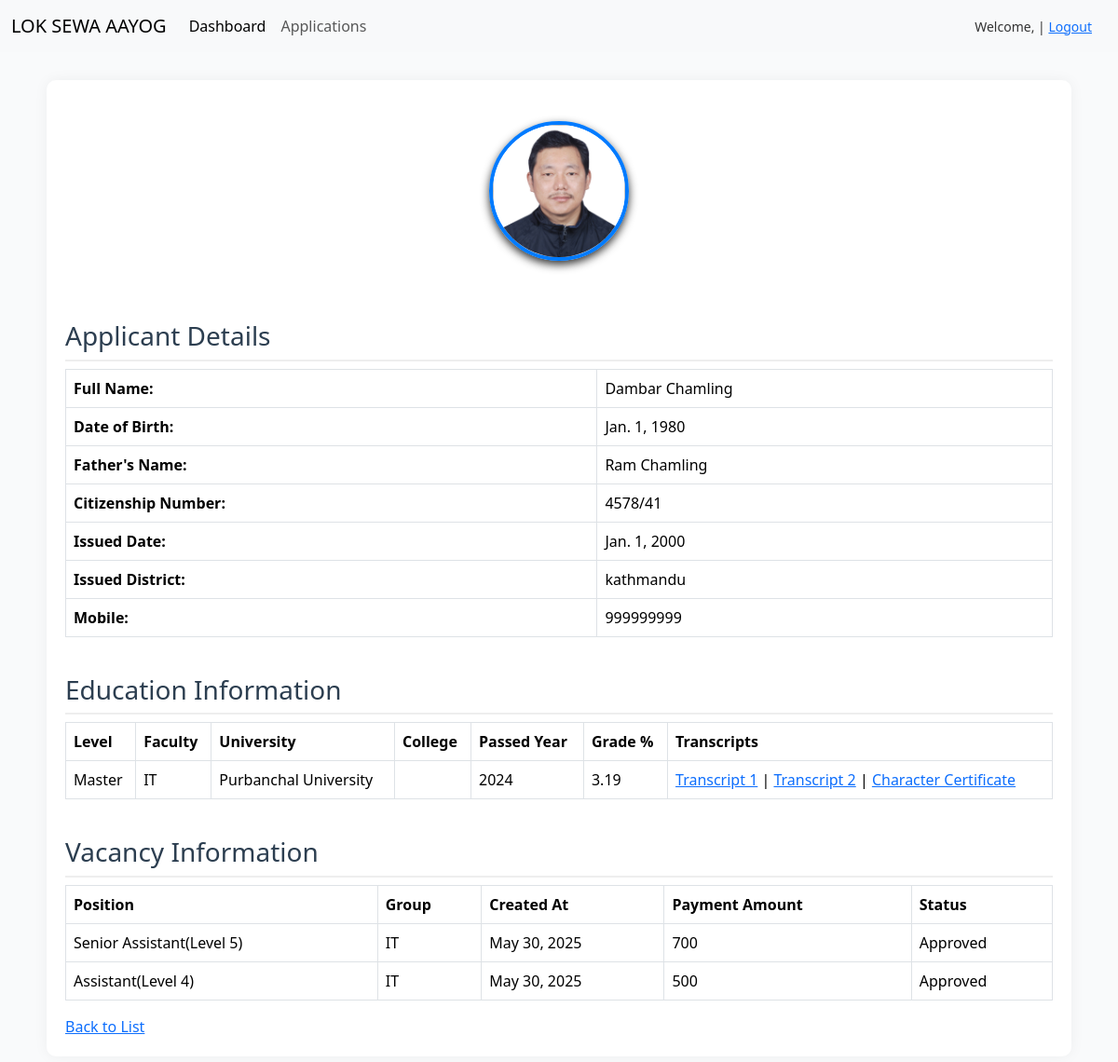
The page /applicants-detail/12/ on the database its author committed.
### vacancyapp/models.py (models this page shows, shortened)
class ApplicantInfo(models.Model):
    user = models.OneToOneField(User, on_delete=models.CASCADE)
    first_name = models.CharField(max_length=100)
    last_name = models.CharField(max_length=50)
    dob = models.DateField(null=True, blank=True)
    father_name = models.CharField(max_length=100)
    citizenship = models.CharField(max_length=50)
    issued_date = models.DateField(blank=True, null=True)
    issued_district = models.CharField(max_length=50, blank=True)
    mobile = models.CharField(max_length=15, unique=True)
    profile_pic = models.ImageField(upload_to='profile_pics/', blank=True, null=True)
    upload_citizenship = models.FileField(
        upload_to=user_directory_path,
        validators=[validate_file_extension],
        help_text="(pdf or jpg)"
    )

class EducationInfo(models.Model):
    LEVEL_CHOICES = [
        ('Plus2', 'Plus2'),
        ('Bachelor', 'Bachelor'),
        ('Master', 'Master')
    ]
    FACULTY_CHOICES = [
        ('IT', 'IT'),
        ('Commerce', 'Commerce')
    ]
    UNIVERSITY_CHOICES = [
        ('Pokhara University', 'Pokhara University'),
        ('Purbanchal University', 'Purbanchal University'),
        ('Tribhuwan University', 'Tribhuwan University')
    ]
    applicant = models.ForeignKey(ApplicantInfo, on_delete=models.CASCADE, related_name='education_infos')
    level = models.CharField(max_length=50, choices=LEVEL_CHOICES, default='Plus2')
    faculty = models.CharField(max_length=50, choices=FACULTY_CHOICES, default='Commerce')
    course_name = models.CharField(max_length=50)
    university_name = models.CharField(max_length=100, choices=UNIVERSITY_CHOICES, default='Tribhuwan University')
    college_name = models.CharField(max_length=100)
    passed_year = models.IntegerField()
    grade_percent = models.FloatField()
    upload_transcript1 = models.FileField(upload_to=education_document_path, validators=[validate_file_extension], help_text="(pdf or jpg)")
    upload_transcript2 = models.FileField(upload_to=education_document_path, validators=[validate_file_extension], help_text="(pdf or jpg)")
    upload_character = models.FileField(upload_to=education_document_path, validators=[validate_file_extension], help_text="(pdf or jpg)")
    upload_license = models.FileField(upload_to=education_document_path, validators=[validate_file_extension], help_text="(pdf or jpg)", blank=True)
    upload_other = models.FileField(upload_to=education_document_path, validators=[validate_file_extension], help_text="(pdf or jpg)", blank=True)
    upload_other1 = models.FileField(upload_to=education_document_path, validators=[validate_file_extension], help_text="(pdf or jpg)", blank=True)

class VacancyInfo(models.Model):
    POSITION_CHOICES = [('Assistant(Level 4)','Assistant(Level 4)'),('Senior Assistant(Level 5)','Senior Assistant(Level 5)'),('Officer(Level 6)','Officer(Level 6)')]
    GROUP_CHOICES = [
        ('Administration', 'Administration'),
        ('IT', 'IT'),
    ]
    applicant = models.ForeignKey(ApplicantInfo, on_delete=models.CASCADE, related_name='vacancy_infos')
    vacancy_position = models.CharField(max_length=50, choices=POSITION_CHOICES, default='Assistant')
    vacancy_level = models.CharField(max_length=8, null=True, blank= True)
    vacancy_group = models.CharField(choices = GROUP_CHOICES, max_length=50, default='Administration')
    vacancy_created_at = models.DateField(null=True, blank= True)
    vacancy_status = models.CharField(max_length=20, choices=[('Pending', 'Pending'), ('Approved', 'Approved'), ('Rejected', 'Rejected')], default='Pending')
    is_approved = models.BooleanField(default=False)
    approved_at = models.DateTimeField(null=True, blank=True)
    payment_amount = models.PositiveIntegerField(default=0)
    is_payment_made = models.BooleanField(default=False)
    class Meta:
        unique_together = ('applicant', 'vacancy_position','vacancy_group')  # ✅ Prevents duplicate applications

### vacancyapp/views.py (the view, shortened to what this page needs)
# urls.py: path('applicants-detail/<int:pk>/', ApplicantDetailView.as_view(),name='applicants_detail'),
class ApplicantDetailView(DetailView):
    model = ApplicantInfo
    template_name = 'approver/applicants_detail.html'
    context_object_name = 'applicant'
    def get_context_data(self, **kwargs):
        context = super().get_context_data(**kwargs)
        applicant = self.get_object()
        context['education_infos'] = EducationInfo.objects.filter(applicant=applicant)
        context['vacancy_infos'] = VacancyInfo.objects.filter(applicant=applicant)
        latest_vacancy = applicant.vacancy_infos.order_by('-vacancy_created_at').first()
        if latest_vacancy:
            context['vacancy_status'] = latest_vacancy.vacancy_status
            context['vacancy'] = latest_vacancy
        else:
            context['vacancy_status'] = "Pending"
            context['vacancy'] = None  # Avoids errors if accessed in template
        return context

### templates/approver/applicants_detail.html (shortened to what this page needs)
{% extends 'approver/approver_base.html' %}
{% load static %}
{% block css %}
<link rel="stylesheet" href="{% static 'css/applicants_detail.css' %}"> {% endblock css %}
{% block body %}
<div class="container">
    <div class="profile-pic py-4">
        {% if applicant.profile_pic %}
        <img src="{{ applicant.profile_pic.url }}" alt="Profile Pic" width="150">
        {% else %}
        No profile picture uploaded.
        {% endif %}
    </div>
    <h3>Applicant Details</h3>
    <table class="table table-bordered">
        <tr>
            <th>Full Name:</th>
            <td>{{ applicant.first_name }} {{ applicant.last_name }}</td>
        </tr>
        <tr>
            <th>Date of Birth:</th>
            <td>{{ applicant.dob }}</td>
        </tr>
        <tr>
            <th>Father's Name:</th>
            <td>{{ applicant.father_name }}</td>
        </tr>
        <tr>
            <th>Citizenship Number:</th>
            <td>{{ applicant.citizenship }}</td>
        </tr>
        <tr>
            <th>Issued Date:</th>
            <td>{{ applicant.issued_date }}</td>
        </tr>
        <tr>
            <th>Issued District:</th>
            <td>{{ applicant.issued_district }}</td>
        </tr>
        <tr>
            <th>Mobile:</th>
            <td>{{ applicant.mobile }}</td>
        </tr>
    </table>
    <h3>Education Information</h3>
    {% if education_infos %}
    <table class="table table-bordered">
        <tr>
            <th>Level</th>
            <th>Faculty</th>
            <th>University</th>
            <th>College</th>
            <th>Passed Year</th>
            <th>Grade %</th>
            <th>Transcripts</th>
        </tr>
        {% for edu in education_infos %}
        <tr>
            <td>{{ edu.level }}</td>
            <td>{{ edu.faculty }}</td>
            <td>{{ edu.university_name }}</td>
            <td>{{ edu.college_name }}</td>
            <td>{{ edu.passed_year }}</td>
            <td>{{ edu.grade_percent }}</td>
            <td>
                <a href="{{ edu.upload_transcript1.url }}" target="_blank">Transcript 1</a> |
                <a href="{{ edu.upload_transcript2.url }}" target="_blank">Transcript 2</a> |
                <a href="{{ edu.upload_character.url }}" target="_blank">Character Certificate</a>
            </td>
        </tr>
        {% endfor %}
    </table>
    {% else %}
    <p>No education details available.</p>
    {% endif %}
    <h3>Vacancy Information</h3>
    {% if vacancy_infos %}
    <table class="table table-bordered">
        <tr>
            <th>Position</th>
            <th>Group</th>
            <th>Created At</th>
            <th>Payment Amount</th>
            <th>Status</th>
        </tr>
        {% for vacancy in vacancy_infos %}
        <tr>
            <td>{{ vacancy.vacancy_position }}</td>
            <td>{{ vacancy.vacancy_group }}</td>
            <td>{{ vacancy.vacancy_created_at }}</td>
            <td>{{ vacancy.payment_amount }}</td>
            <td>{% if vacancy.is_approved %} Approved {% else %} Pending {% endif %}</td>
        </tr>
        {% endfor %}
    </table>
    {% else %}
    <p>No vacancy details available.</p>
    {% endif %}
    <a href="{% url 'applications_list' %}" class="py-5">Back to List</a>
</div>
{% endblock body %}

### static/css/applicants_detail.css (style rules this page uses)
body { background: #f9fafb; font-family: 'Segoe UI', Tahoma, Geneva, Verdana, sans-serif; color: #333; }
.container { max-width: 1100px; margin: 30px auto; padding: 20px; background-color: #fff; border-radius: 10px; box-shadow: 0px 0px 15px rgba(0, 0, 0, 0.05); }
h3 { color: #2c3e50; border-bottom: 2px solid #eee; padding-bottom: 8px; margin-top: 40px; }
.profile-pic { text-align: center; margin-bottom: 20px; }
.profile-pic img { width: 150px; height: 150px; object-fit: cover; border-radius: 50%; border: 4px solid #007bff; box-shadow: 0 4px 10px }

### rows shown on the page
ApplicantInfo: profile_pic (picture), first_name "Dambar", last_name "Chamling", dob "Jan. 1, 1980", father_name "Ram Chamling", citizenship "4578/41", issued_date "Jan. 1, 2000", issued_district "kathmandu", mobile "999999999"
EducationInfo: level "Master", faculty "IT", university_name "Purbanchal University", passed_year "2024", grade_percent "3.19"
VacancyInfo: vacancy_position "Senior Assistant(Level 5)", vacancy_group "IT", vacancy_created_at "May 30, 2025", payment_amount "700", is_approved "Approved"
VacancyInfo: vacancy_position "Assistant(Level 4)", vacancy_group "IT", vacancy_created_at "May 30, 2025", payment_amount "500", is_approved "Approved"
